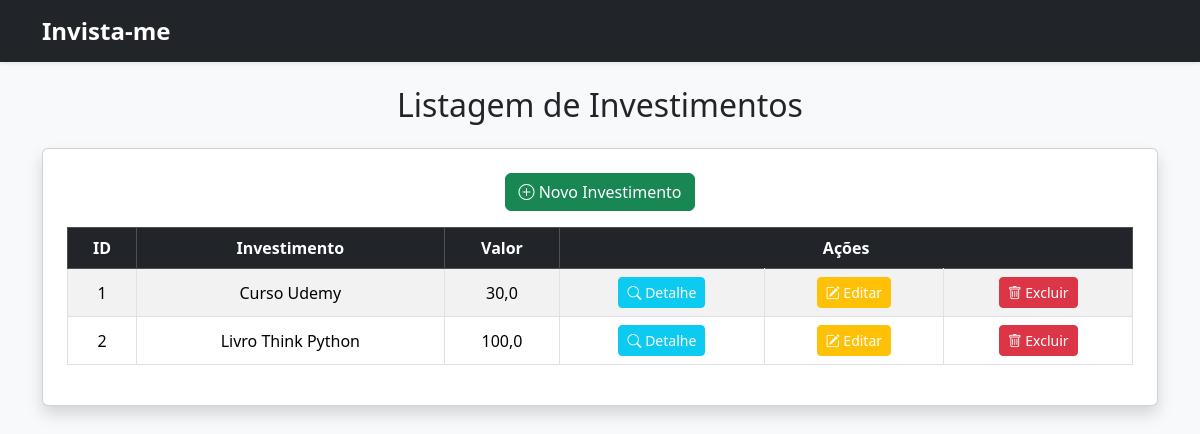
Before: / with the older database file.
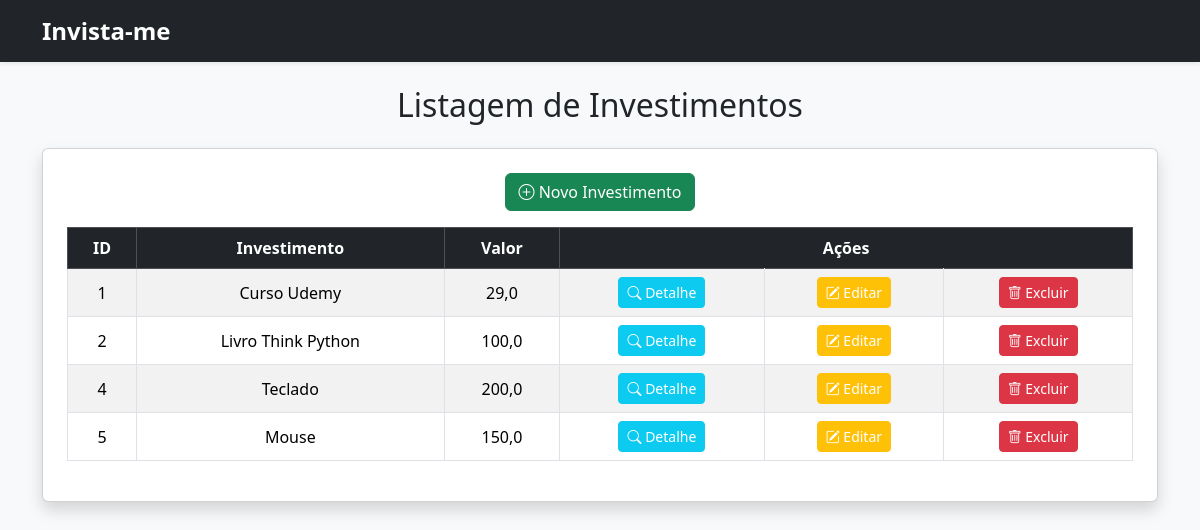
After: the same page with the newer database file.
### invista_me/models.py (models this page shows)
class Investimento(models.Model):
    investimento = models.TextField(max_length=255)
    valor = models.FloatField()
    pago = models.BooleanField(default=False)
    data = models.DateField(default=datetime.now)

### invista_me/views.py (the view)
# urls.py: path('', views.investimentos, name='investimentos'),
def investimentos(request):
    dados = {
        'dados': Investimento.objects.all()
    }
    return render(request, 'investimentos/investimentos.html', context=dados)

### invista_me/templates/investimentos/investimentos.html
{% extends 'investimentos/base.html' %}
{% block conteudo %}
<link rel="stylesheet" href="https://cdn.jsdelivr.net/npm/bootstrap-icons@1.11.3/font/bootstrap-icons.min.css">
<h2 class="text-center mb-4">Listagem de Investimentos</h2>
<div class="card shadow p-4 animate__animated animate__fadeIn">
    <div class="text-center mb-3">
        <a href="{% url 'novo_investimento' %}" class="btn btn-success">
            <i class="bi bi-plus-circle"></i> Novo Investimento
        </a>
    </div>
    <table class="table table-striped table-hover table-bordered text-center align-middle">
        <thead class="table-dark">
            <tr>
                <th>ID</th>
                <th>Investimento</th>
                <th>Valor</th>
                <th colspan="3">Ações</th>
            </tr>
        </thead>
        <tbody>
            {% for dado in dados %}
            <tr>
                <td>{{ dado.id }}</td>
                <td>{{ dado.investimento }}</td>
                <td>{{ dado.valor }}</td>
                <td>
                    <a href="{% url 'detalhe' dado.id %}" class="btn btn-info btn-sm text-white">
                        <i class="bi bi-search"></i> Detalhe
                    </a>
                </td>
                <td>
                    <a href="{% url 'editar' dado.id %}" class="btn btn-warning btn-sm text-white">
                        <i class="bi bi-pencil-square"></i> Editar
                    </a>
                </td>
                <td>
                    <a href="{% url 'excluir' dado.id %}" class="btn btn-danger btn-sm">
                        <i class="bi bi-trash"></i> Excluir
                    </a>
                </td>
            </tr>
            {% endfor %}
        </tbody>
    </table>
</div>
{% endblock %}

### invista_me/templates/investimentos/base.html (shortened to what this page needs)
<!doctype html>
<html lang="pt-br">
<head>
    <link href="https://cdn.jsdelivr.net/npm/bootstrap@5.3.7/dist/css/bootstrap.min.css" rel="stylesheet"
>
    <link rel="stylesheet" href="https://cdnjs.cloudflare.com/ajax/libs/animate.css/4.1.1/animate.min.css"/>
</head>
<body>
    <nav class="navbar navbar-expand-lg bg-dark navbar-dark shadow-sm">
        <div class="container">
            <a class="navbar-brand" href="{% url 'investimentos' %}">Invista-me</a>
        </div>
    </nav>
    <div class="container py-4 animate__animated animate__fadeIn">
        {% block conteudo %}
        {% endblock %}
    </div>
</body>
</html>

### invista_me/templates/investimentos/base.html (style rules this page uses)
body { background-color: #f8f9fa; }
.navbar-brand { font-weight: bold; font-size: 1.5rem; }
a { text-decoration: none; }

Changed rows visible on the page:
changed Investimento "Curso Udemy": valor "30,0" → "29,0"
added Investimento: id "4", investimento "Teclado", valor "200,0"
added Investimento: id "5", investimento "Mouse", valor "150,0"
